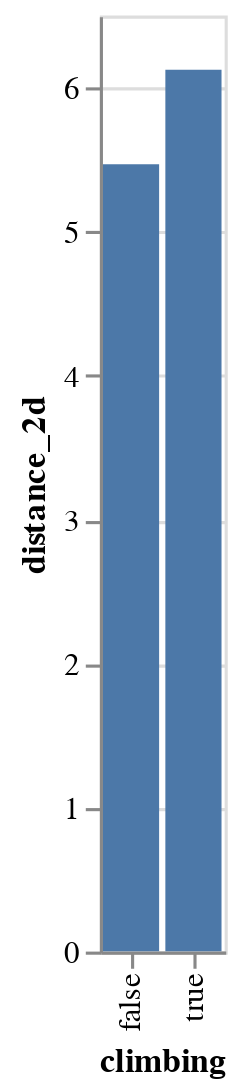

This figure's notebook cell:
### Code cell
# uphill vs downhill
def meters_to_feet(m):
    return m * 3.28084

def feet_to_miles(f):
    return f / 5280

(tweak_gpx(raw)
 .with_columns(climbing=pl.col('elevation').diff().gt(0))
 .group_by('climbing')
 .agg(pl.col('distance_2d').sum().pipe(meters_to_feet).pipe(feet_to_miles))
 .filter(~pl.col('climbing').is_null())
 .plot.bar(x='climbing', y='distance_2d')
)

### Figure 1 — Vega-Lite specification as saved in the notebook (floating-point values rounded to 4 significant figures)
{"config": {"view": {"continuousWidth": 300, "continuousHeight": 300}}, "data": {"name": "data-e4e19aba2467744e723e84d286797c3d"}, "mark": {"type": "bar", "tooltip": true}, "encoding": {"x": {"field": "climbing", "type": "nominal"}, "y": {"field": "distance_2d", "type": "quantitative"}}, "params": [{"name": "param_4", "select": {"type": "interval", "encodings": ["x", "y"]}, "bind": "scales"}], "$schema": "https://vega.github.io/schema/vega-lite/v5.20.1.json", "datasets": {"data-e4e19aba2467744e723e84d286797c3d": [{"climbing": false, "distance_2d": 5.467}, {"climbing": true, "distance_2d": 6.123}]}}
